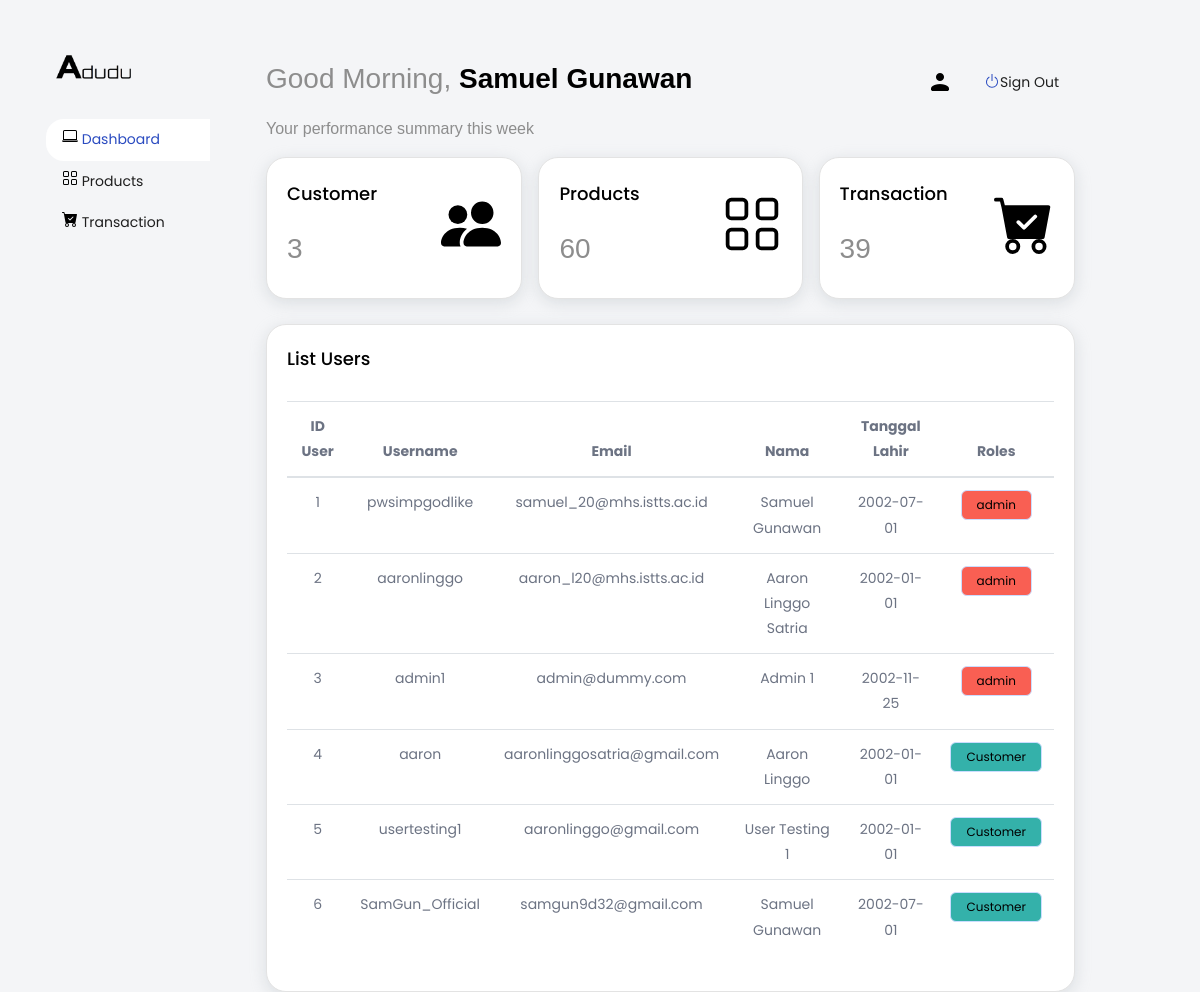
/admin/index.php (signed in), run on the app's committed database.
### tables this page shows
CREATE TABLE `users` (
  `id_user` int(16) NOT NULL,
  `username` varchar(100) NOT NULL,
  `email` varchar(100) NOT NULL,
  `nama` varchar(100) NOT NULL,
  `tanggal_lahir` date NOT NULL,
  `password` varchar(100) NOT NULL,
  `roles` varchar(100) NOT NULL,
  `first_name` varchar(255) NOT NULL,
  `last_name` varchar(255) NOT NULL
);

### admin/index.php (the view, shortened to what this page needs)
<?php
    require_once("../controller/connection.php");
    if(!isset($_SESSION['active'])) {
        header('Location: ../index.php');
    } else {
        $id_user = $_SESSION['active'];
        $stmt = $conn->prepare("SELECT * FROM users WHERE id_user=$id_user");
        $stmt->execute();
        $admin = $stmt->get_result()->fetch_assoc();
    }
    $stmt = $conn->prepare("SELECT * FROM users");
    $stmt->execute();
    $users = $stmt->get_result()->fetch_all(MYSQLI_ASSOC);
    $stmt = $conn->prepare("SELECT * FROM users where roles = 'Customer'");
    $stmt->execute();
    $cust = $stmt->get_result()->fetch_all(MYSQLI_ASSOC);
    $stmt = $conn->prepare("SELECT * FROM sepatu");
    $stmt->execute();
    $sepatu = $stmt->get_result()->fetch_all(MYSQLI_ASSOC);
    $stmt = $conn->prepare("SELECT * FROM payment");
    $stmt->execute();
    $payment = $stmt->get_result()->fetch_all(MYSQLI_ASSOC);
?>
<!DOCTYPE html>
<html lang="en-US">
    <head>
        <?php require_once("./section/connection_head.php") ?>
        <link rel="stylesheet" href="style.css">
    </head>
    <body class="main-layout" style="background-color: #f4f5f7;">
        <div class="row">
            <div class="col-lg-2">
                <div class="header_section" style="min-height: 100vh; background-color: transparent;">
                    <div class="container">
                        <div class="d-flex flex-column flex-shrink-0 p-3 bg-light">
                            <a href="./index.php" class="d-flex align-items-center mb-3 mb-md-0 me-md-auto link-dark text-decoration-none">
                                <span class="fs-4"><img src="../images/logo.png" alt="" style="width: 8vw;"></span>
                            </a>
                            <ul class="nav nav-pills flex-column mb-auto" style="width: 200px;">
                                <li>
                                    <a href="./index.php" class="nav-link link-dark active">
                                        <svg class="bi me-2" width="16" height="16">
                                            <use xlink:href="#dashboard_svg" />
                                        </svg>
                                        Dashboard
                                    </a>
                                </li>
                                <li>
                                    <a href="./product.php" class="nav-link link-dark">
                                        <svg class="bi me-2" width="16" height="16">
                                            <use xlink:href="#grid" />
                                        </svg>
                                        Products
                                    </a>
                                </li>
                                <li>
                                    <a href="./orders.php" class="nav-link link-dark">
                                        <svg class="bi me-2" width="16" height="16">
                                            <use xlink:href="#cart" />
                                        </svg>
                                        Transaction
                                    </a>
                                </li>
                            </ul>
                        </div>
                    </div>
                </div>
            </div>
            <div class="col-lg-10">
                <div class="navbar-menu-wrapper d-flex align-items-top justify-content-between">
                    <div class="navbar-nav">
                        <div class="nav-item font-weight-semibold d-none d-lg-block ms-0">
                            <h1 class="welcome-text">Good Morning, <span class="text-black fw-bold"><?= $admin['nama'] ?></span></h1>
                            <h3 class="welcome-sub-text">Your performance summary this week </h3>
                        </div>
                    </div>
                    <div class="ms-auto d-flex align-items-center">
                        <div class="nav-item dropdown d-none d-lg-block user-dropdown">
                            <a class="nav-link" id="UserDropdown" href="./" data-bs-toggle="dropdown" aria-expanded="false">
                                <img class="img-xs rounded-circle" src="../images/user_24px_black.png" alt="Profile image">
                            </a>
                        </div>
                        <div class="nav-item dropdown d-none d-lg-block user-dropdown">
                            <a class="nav-link" id="UserDropdown" href="../logout.php" style="display: flex; align-items: center; flex-direction: row;">
                                <svg xmlns="http://www.w3.org/2000/svg" width="16" height="16" fill="currentColor" class="bi bi-power" viewBox="0 0 16 16" style="color: #2a4bc0;">
                                    <path d="M7.5 1v7h1V1h-1z" />
                                    <path d="M3 8.812a4.999 4.999 0 0 1 2.578-4.375l-.485-.874A6 6 0 1 0 11 3.616l-.501.865A5 5 0 1 1 3 8.812z" />
                                </svg>
                                <span style="margin-top: 0.5vh;">
                                    Sign Out
                                </span>
                            </a>
                        </div>
                    </div>
                </div>
                <div class="navbar-menu-wrapper">
                    <div class="d-flex">
                        <a href="./index.php" style="margin-right: 2vh; width: 33%;">
                            <div class="card">
                                <div class="card-body">
                                    <div class="d-flex justify-content-between align-items-center">
                                        <div>
                                            <div class="card-title">Customer</div>
                                            <div class="welcome-text"><?= count($cust) ?></div>
                                        </div>
                                        <div>
                                            <svg class="bi me-2" width="60" height="60">
                                                <use xlink:href="#customer" />
                                            </svg>
                                        </div>
                                    </div>
                                </div>
                            </div>
                        </a>
                        <a href="./product.php" style="margin-right: 2vh; width: 34%">
                            <div class="card">
                                <div class="card-body">
                                    <div class="d-flex justify-content-between align-items-center">
                                        <div>
                                            <div class="card-title">Products</div>
                                            <div class="welcome-text"><?= count($sepatu) ?></div>
                                        </div>
                                        <div>
                                            <svg class="bi me-2" width="60" height="60">
                                                <use xlink:href="#grid" />
                                            </svg>
                                        </div>
                                    </div>
                                </div>
                            </div>
                        </a>
                        <a href="./orders.php" style="width: 33%">
                            <div class="card">
                                <div class="card-body">
                                    <div class="d-flex justify-content-between align-items-center">
                                        <div>
                                            <div class="card-title">Transaction</div>
                                            <div class="welcome-text"><?= count($payment) ?></div>
                                        </div>
                                        <div>
                                            <svg class="bi me-2" width="60" height="60">
                                                <use xlink:href="#cart" />
                                            </svg>
                                        </div>
                                    </div>
                                </div>
                            </div>
                        </a>
                    </div>
                    <br>
                    <div class="card">
                        <div class="card-body">
                            <h4 class="card-title">List Users</h4>
                            <div class="table-responsive" id="tableUpdate">
                                <table class="table table-hover" style="text-align: center;">
                                    <thead>
                                        <tr>
                                            <th>ID User</th>
                                            <th>Username</th>
                                            <th>Email</th>
                                            <th>Nama</th>
                                            <th>Tanggal Lahir</th>
                                            <th>Roles</th>
                                        </tr>
                                    </thead>
                                    <tbody class="dashboard_btn">
                                        <?php foreach ($users as $key => $value) { ?>
                                            <tr>
                                                <td><?= $value['id_user'] ?></td>
                                                <td><?= $value['username'] ?></td>
                                                <td><?= $value['email'] ?></td>
                                                <td><?= $value['nama'] ?></td>
                                                <td><?= $value['tanggal_lahir'] ?></td>
                                                <td>
                                                    <?php
                                                    if($value['roles'] == "admin") {
                                                        echo "<button class='btn btn-danger' style='cursor: default; margin:0; background-color: #F95F53;'>admin</button>";
                                                    } else {
                                                        echo "<button class='btn btn-success' style='cursor: default; margin:0; background-color: #34B1AA;'>Customer</button>";
                                                    }
                                                    ?>
                                                </td>
                                            </tr>
                                        <?php } ?>
                                    </tbody>
                                </table>
                            </div>
                        </div>
                    </div>
                </div>
            </div>
        </div>
    </body>
</html>

### css/style.css (style rules this page uses)
* { -webkit-transition: ease all 0.5s; -moz-transition: ease all 0.5s; transition: ease all 0.5s; }
*, *::after, *::before { -webkit-box-sizing: border-box !important; -moz-box-sizing: border-box !important; box-sizing: border-box !important; }
html, body { height: 100%; min-height: 100%; overflow-x: hidden; }
html { scroll-behavior: smooth!important; }
body { color: #666; font-family: Poppins; font-size: 14px; font-weight: normal; line-height: 1.8; }
a { color: #1f1f1f; outline: none !important; text-decoration: none !important; }
a, .btn { -webkit-transition: all 0.3s ease-in-out 0s; -moz-transition: all 0.3s ease-in-out 0s; -ms-transition: all 0.3s ease-in-out 0s; -o-transition: all 0.3s ease-in-out 0s; transition: all 0.3s ease-in-out 0s; }
h1, h2, h3, h4, h5, h6 { color: #111; font-weight: normal; letter-spacing: 0; line-height: normal; margin: 0; padding-bottom: 10px; position: relative; }
h1 { font-size: 24px; }
h3 { font-size: 18px; }
h4 { font-size: 16px; }
ul, li, ol { list-style: none; margin: 0px; padding: 0px; }
button { cursor: pointer; border: 0; margin: 0; padding: 0; }
.flex-column { flex-flow: column; }
.bg-light { background-color: transparent !important; }
.carousel-inner, .carousel, .carousel-item, .container, .fill { width: 100%; height: 100%; background-position: center center; background-size: cover; }

### css/responsive.css (style rules this page uses)
@media (min-width: 576px) { .navbar-nav { flex-wrap: wrap; padding-top: 20px; } }
@media (min-width: 992px) { img { max-width: 90%; } }
@media (min-width: 992px) { .btn { font-size: 0.9rem; } }
@media (min-width: 992px) { .navbar-nav { padding-top: 0; } }
@media (min-width: 1200px) { img { max-width: 100%; height: auto; } }
@media (min-width: 1200px) { .btn { font-size: 1rem; } }

### admin/style.css (style rules this page uses)
.nav-pills .nav-link.active { background-color: #ffffff; border-radius: 1.5vw; color: #2a4bc0; }
.welcome-text { font-family: "Manrope", sans-serif; font-style: normal; font-weight: normal; font-size: 28px; line-height: 38px; color: #8D8D8D; margin-bottom: 10px; }
.text-black { color: #000000 }
.fw-bold { font-weight: 700 !important; }
.welcome-sub-text { font-family: "Manrope", sans-serif; font-style: normal; font-weight: normal; font-size: 16px; line-height: 22px; color: #8D8D8D; margin-bottom: 0; }
.navbar-menu-wrapper { background: #F4F5F7; transition: width 0.25s ease; color: #6C7383; padding-left: 3.5rem; padding-top: 30px; padding-bottom: 25px; width: calc(100% - 5rem); height: 97px; }
.card { box-shadow: 0 0 0 0 rgb(90 113 208 / 11%), 0 4px 16px 0 rgb(167 175 183 / 33%); transition: background 0.25s ease; position: relative; display: flex; flex-direction: column; min-width: 0; word-wrap: break-word; background-color: #fff; background-clip: border-box; border: 1px solid #e3e3e3; border-radius: 20px; }
.dashboard_btn button { padding: 8px 15px; border: 1px solid #CADDFF; box-sizing: border-box; border-radius: 6px; color: #000000; font-weight: 400; font-size: 12px; line-height: 12px; margin-bottom: 12px; margin-right: 12px; align-items: center; }
.card-title { color: #010101; margin-bottom: 1.2rem; text-transform: capitalize; font-size: 1.125rem; font-weight: 500; }
.row { flex-shrink: 0; width: 100%; max-width: 100%; padding-right: 15px; padding-left: 15px; margin-top: 30px; }

### data on the page
users: nama "Samuel Gunawan", id_user "1", username "pwsimpgodlike", email "samuel_20@mhs.istts.ac.id", tanggal_lahir "2002-07-01", roles "admin"
users: id_user "2", username "aaronlinggo", email "aaron_l20@mhs.istts.ac.id", nama "Aaron Linggo Satria", tanggal_lahir "2002-01-01", roles "admin"
users: id_user "3", username "admin1", email "admin@dummy.com", nama "Admin 1", tanggal_lahir "2002-11-25", roles "admin"
users: id_user "4", username "aaron", email "aaronlinggosatria@gmail.com", nama "Aaron Linggo", tanggal_lahir "2002-01-01", roles "Customer"
users: id_user "5", username "usertesting1", email "aaronlinggo@gmail.com", nama "User Testing 1", tanggal_lahir "2002-01-01", roles "Customer"
users: id_user "6", username "SamGun_Official", email "samgun9d32@gmail.com", nama "Samuel Gunawan", tanggal_lahir "2002-07-01", roles "Customer"

### other printed values
count($cust) "3"
count($sepatu) "60"
count($payment) "39"
